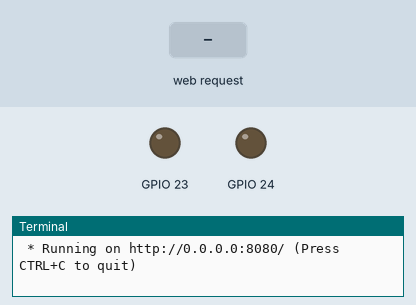
This program was run on a simulated Raspberry Pi (BCM pin numbers). Parts: output pins drawn as LEDs (lit = HIGH), the last lines printed to the terminal. Inputs (shaded band) come from the test bench. The clock reads 2024-03-15 10:24:30 at power-on unless the program sets it.

Above: at 1.2 s.
1.3 s: HTTP request for /23/on received
At 1.9 s:
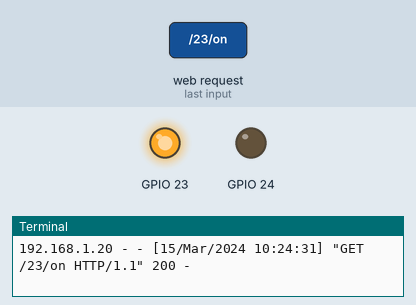
2.8 s: HTTP request for /24/on received
At 4.0 s:
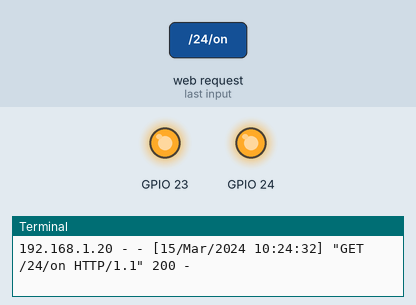
4.3 s: HTTP request for /23/off received
At 5.4 s:
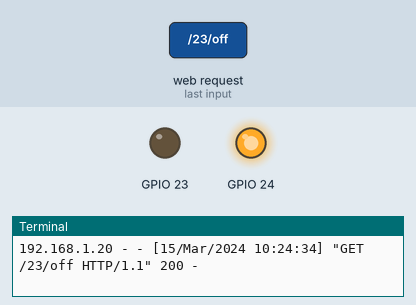
5.8 s: HTTP request for /24/off received
At 6.5 s:
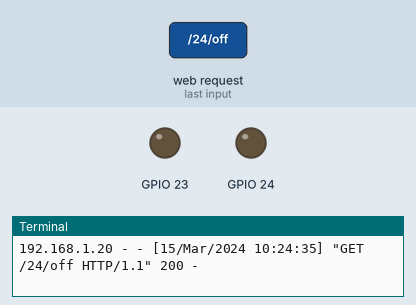
Timing chart, 0 to 8.3 s (numbered marks = the images above; inputs shaded):
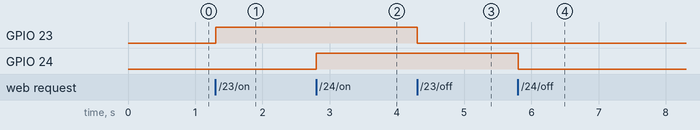

Measured:
- after the input at 1.3 s, GPIO 23: LOW → HIGH at once
- after the input at 2.8 s, GPIO 24: LOW → HIGH at once
- after the input at 4.3 s, GPIO 23: HIGH → LOW at once
- after the input at 5.8 s, GPIO 24: HIGH → LOW at once

The program:

server.py
```python
#Complete project details: http://randomnerdtutorials.com
import RPi.GPIO as GPIO
from flask import Flask, render_template, request
app = Flask(__name__)

GPIO.setmode(GPIO.BCM)

pins = {
   23 : {'name' : 'GPIO 23', 'state' : GPIO.LOW},
   24 : {'name' : 'GPIO 24', 'state' : GPIO.LOW}
   }

for pin in pins:
   GPIO.setup(pin, GPIO.OUT)
   GPIO.output(pin, GPIO.LOW)

@app.route("/")
def main():
   for pin in pins:
      pins[pin]['state'] = GPIO.input(pin)
   templateData = {
      'pins' : pins
      }
   return render_template('main.html', **templateData)

@app.route("/<changePin>/<action>")
def action(changePin, action):
   changePin = int(changePin)
   deviceName = pins[changePin]['name']
   if action == "on":
      GPIO.output(changePin, GPIO.HIGH)
      message = "Turned " + deviceName + " on."
   if action == "off":
      GPIO.output(changePin, GPIO.LOW)
      message = "Turned " + deviceName + " off."

   for pin in pins:
      pins[pin]['state'] = GPIO.input(pin)

   templateData = {
      'pins' : pins
   }

   return render_template('main.html', **templateData)

if __name__ == "__main__":
   app.run(host='0.0.0.0', port=8080, debug=True)
```
